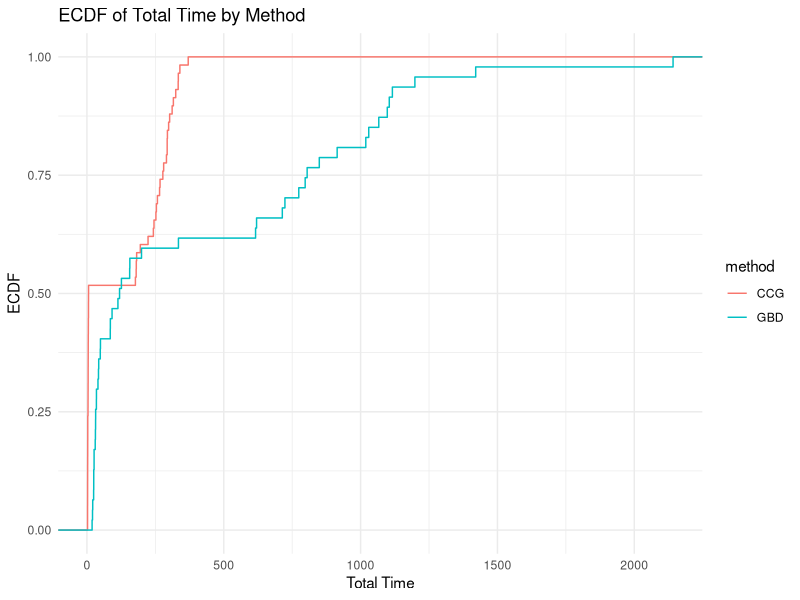
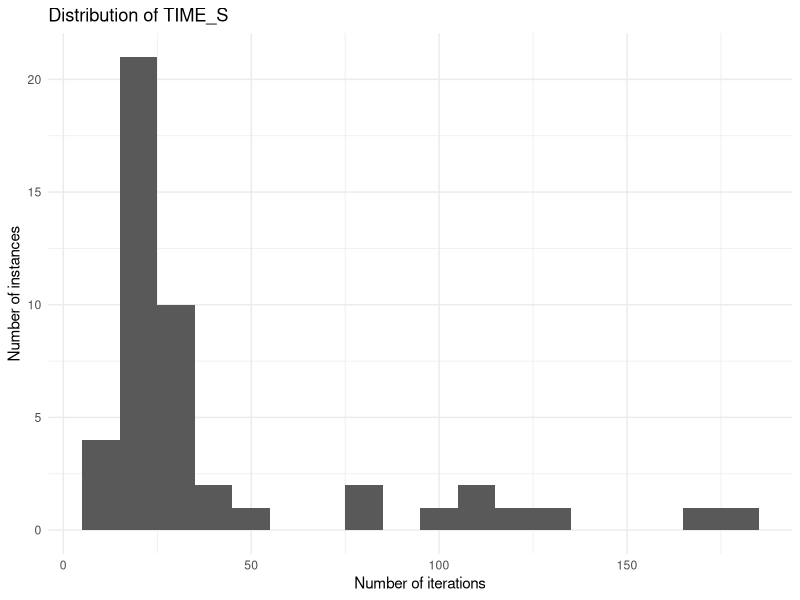
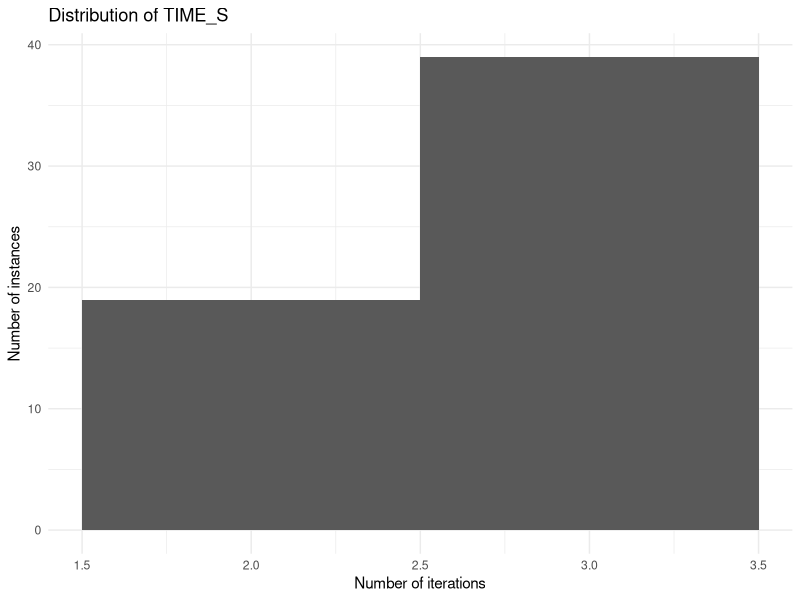

Here is the R script that generated these plots, in order:
## ---- chunk 1
library(rmarkdown)
library(kableExtra)
library(tidyr)
library(ggplot2)
suppressPackageStartupMessages(library(dplyr))
## ---- chunk 2
results = read.table("./results.csv", header = FALSE, sep = ',')
colnames(results) <- c("tag", "instance", "n_facilities", "n_customers", "Gamma", "deviation", "time_limit", "method", "total_time", "master_time", "separation_time", "best_bound", "iteration_count", "fail")
results$tag = NULL
## ---- chunk 3
sum(results$fail)
## ---- chunk 4
results$p = results$Gamma / results$n_customers
results$p = ceiling(results$p / .05) * .05
## ---- chunk 5
results = results[results$p != .5,]
## ---- chunk 6
paged_table(results)
## ---- chunk 7
time_limit = 7200
## ---- chunk 8
ggplot(results, aes(x = total_time, color = method)) +
  stat_ecdf(geom = "step") +
  xlab("Total Time") +
  ylab("ECDF") +
  labs(title = "ECDF of Total Time by Method")  +
  scale_x_continuous(breaks = seq(0, max(results$total_time), by = 500), labels = seq(0, max(results$total_time), by = 500)) +
  theme_minimal()

## ---- chunk 9
results_solved = results %>%
  filter(total_time < 7200) %>%
  group_by(method, n_facilities, n_customers, p) %>%
  summarize(
    solved = n(),
    total_time = mean(total_time),
    master_time = mean(master_time),
    separation_time = mean(separation_time),
    solved_iteration_count = mean(iteration_count),
    .groups = "drop"
  ) %>%
  ungroup()
## ---- chunk 10
results_unsolved <- results %>%
  filter(total_time >= 7200) %>%
  group_by(method, n_facilities, n_customers, p) %>%
  summarize(
    unsolved = n(),
    unsolved_iteration_count = mean(iteration_count),
    .groups = "drop"
  ) %>%
  ungroup()
## ---- chunk 11
final_result <- merge(results_solved, results_unsolved, by = c("method", "n_facilities", "n_customers", "p"), all = TRUE)
## ---- chunk 12
final_result[is.na(final_result)] = 0
## ---- chunk 13
knitr::kable(final_result, 
               digits = c(0, 0, 0, 2, 0, 2, 2, 2, 2, 0, 2), 
               col.names = c("Method", "|V_1|", "|V_2|", "p", "Count", "Total", "Master", "Sepatation", "# Iter", "Count", "# Iter"),
               caption = "Summary table"
             ) %>%
      kable_classic() %>%
      add_header_above(c(" " = 4, "Solved instances" = 5, "Unsolved instances" = 2)
)
## ---- chunk 14
ggplot(results[results$total_time < time_limit & results$method == "GBD",], aes(x = iteration_count)) +
  geom_histogram(binwidth = 10) +
  labs(
    title = "Distribution of TIME_S",
    x = "Number of iterations",
    y = "Number of instances"
  ) +
  theme_minimal()
## ---- chunk 15
ggplot(results[results$total_time < time_limit & results$method == "CCG",], aes(x = iteration_count)) +
  geom_histogram(binwidth = 1) +
  labs(
    title = "Distribution of TIME_S",
    x = "Number of iterations",
    y = "Number of instances"
  ) +
  theme_minimal()
